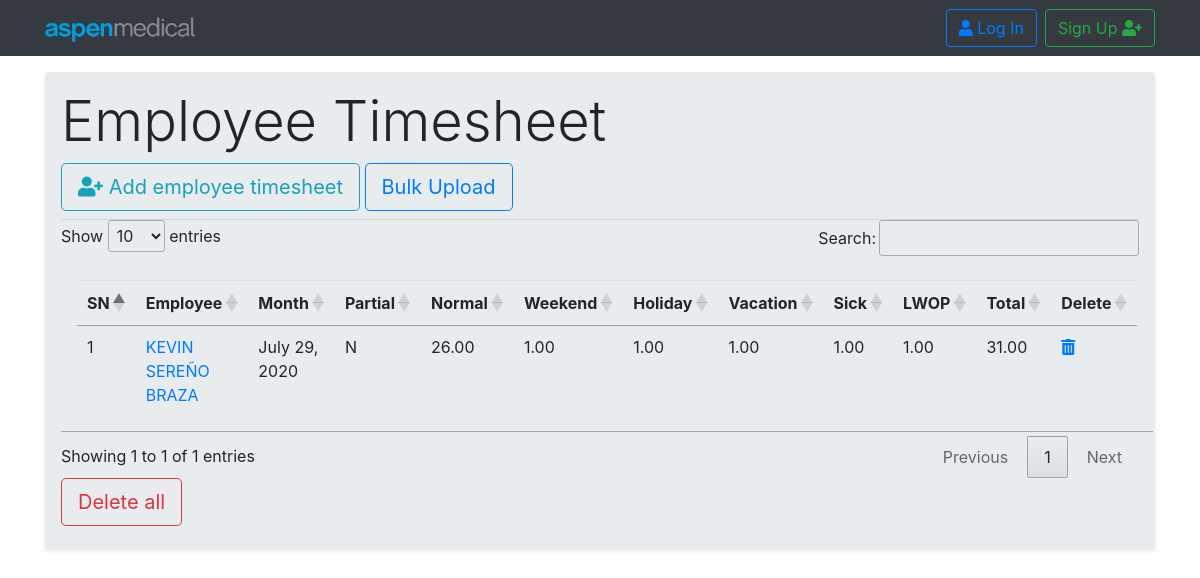
/payroll/timesheet_list/, run on the app's committed database.
### payroll/models.py (models this page shows, shortened)
class Timesheet(models.Model):
    employee               =   models.ForeignKey(Employee, related_name='employee_timesheet', on_delete=models.CASCADE, blank=True,null=True)
    month                  =   models.DateField()
    partial_choice         =   (('N', 'N'),('Y', 'Y'))
    partial                =   models.CharField(max_length=60, default=partial_choice[0][0], choices=partial_choice,)
    normal                 =   models.DecimalField(max_digits=12, decimal_places=2,)
    weekend                =   models.DecimalField(max_digits=12, decimal_places=2,)
    holiday                =   models.DecimalField(max_digits=12, decimal_places=2,)
    vacation               =   models.DecimalField(max_digits=12, decimal_places=2,)
    sick                   =   models.DecimalField(max_digits=12, decimal_places=2,)
    lwop                   =   models.DecimalField(max_digits=12, decimal_places=2,)
    total                  =   models.DecimalField(max_digits=12, decimal_places=2,)

class Employee(models.Model):
    employee_id         = models.CharField(primary_key=True, max_length=60, unique=True)
    first_name          = models.CharField(max_length=60, blank=True,null=True)
    middle_name         = models.CharField(max_length=60, blank=True,null=True)
    last_name           = models.CharField(max_length=60, blank=True,null=True)
    GENDER_CHOICES      = (('Male', 'Male'),('Female', 'Female'),('Other', 'Other'),)
    gender              = models.CharField(max_length=10, choices=GENDER_CHOICES)
    hotel               = models.ForeignKey(Hotel, related_name='hotel_name', on_delete=models.CASCADE,null=True,blank=True)
    DOB                 = models.DateField(null=True, blank=True)
    religion            = models.CharField(max_length=20, null=True, blank=True)
    citizenship         = models.CharField(max_length=20, null=True, blank=True)
    country_birth       = models.CharField(max_length=20, null=True, blank=True)
    email               = models.EmailField(max_length=70, blank=True,null=True)
    phone               = models.IntegerField(null=True, blank=True,default=0)
    uae_address         = models.CharField(max_length=90, null=True, blank=True)
    home_country_phone  = models.CharField(max_length=90, null=True, blank=True)
    home_country_address= models.CharField(max_length=90, null=True, blank=True)
    department          = models.ForeignKey(Department, related_name='dept_name', on_delete=models.CASCADE,null=True,blank=True)
    designation         = models.CharField(max_length=40, null=True, blank=True)
    department_head     = models.BooleanField(default=False)
    joining_date        = models.DateField(null=True, blank=True)
    img                 = models.ImageField(upload_to='pics',null=True,blank=True, default='/static/images/default-user.jpg')
    employee_status_choice     = (('Deployed', 'Deployed'),('Exiting', 'Exiting'),('Resigning', 'Resigning'))
    employee_status            = models.CharField(max_length=10, default=['Active'], choices=employee_status_choice)
    def __str__ (self):
        return str(self.first_name)

### payroll/views.py (the view)
class EmployeeTimesheet(ListView):
    template_name = 'payroll/timesheet_list.html'
    context_object_name = 'timesheet_list'
    model = models.Timesheet
    def get_context_data(self, *args, **kwargs):
        context = super(EmployeeTimesheet,self).get_context_data(*args,**kwargs)
        return context

### payroll/templates/payroll/timesheet_list.html (shortened to what this page needs)
{% extends "base.html" %}
{% load static %}
{% block content %}
  <div class="jumbotron shadow-sm p-3 mb-5 rounded mt-3">
    <h2 class="display-4">Employee Timesheet</h2>
    <a class="btn btn-outline-info btn-lg mb-2" href="{% url 'payroll:timesheet_create' %}" ><i class="fas fa-user-plus"> </i> Add employee timesheet</a>
    <a class="btn btn-outline-primary btn-lg mb-2" href="{% url 'payroll:timesheet_upload' %}">Bulk Upload</a>
    <hr>
    <table class="table table-hover h-100 p-3" id="table_id" class="dispaly">
      <thead>
        <tr>
          <th scope="col">SN</th>
          <th>Employee</th>
          <th scope="col"> Month</th>
          <th scope="col">Partial</th>
          <th scope="col">Normal</th>
          <th scope="col"> Weekend</th>
          <th scope="col">Holiday</th>
          <th scope="col">Vacation</th>
          <th scope="col"> Sick</th>
          <th scope="col">LWOP</th>
          <th scope="col">Total</th>
          <th>Delete</th>
        </tr>
      </thead>
      <tbody>
        {% for timesheet in timesheet_list %}
        <tr>
          <td scope="row">{{ forloop.counter }}</td>
          <td> <a href="{% url 'payroll:timesheet_update' pk=timesheet.pk %}"> {{timesheet.employee}} </a> </td>
          <td> {{timesheet.month }} </td>
          <td> {{timesheet.partial }}</td>
          <td> {{timesheet.normal}}</td>
          <td> {{timesheet.weekend}}</td>
          <td> {{timesheet.holiday }} </td>
          <td> {{timesheet.vacation }}</td>
          <td> {{timesheet.sick}}</td>
          <td> {{timesheet.lwop }}</td>
          <td> {{timesheet.total}}</td>
          <td> <a href="{% url 'payroll:timesheet_delete' pk=timesheet.pk %}"> <i class="fas fa-trash-alt"></i> </a> </td>
        </tr>
        {% endfor %}
        </tbody>
      </table>
      <button type="button" class="btn btn-outline-danger btn-lg mb-2" data-toggle="modal" data-target="#myModal">
        Delete all
      </button>
  </div>
{% endblock %}

### static/css/fa.css (style rules this page uses)
.fa,.fab,.fad,.fal,.far,.fas { -moz-osx-font-smoothing:grayscale;-webkit-font-smoothing:antialiased;display:inline-block;font-style:normal;font-variant:normal;text-rendering:auto;line-height:1 }
.fa-trash-alt:before { content:"\f2ed" }
.fa-user-plus:before { content:"\f234" }
.fa,.far,.fas { font-family:"Font Awesome 5 Free" }
.fa,.fas { font-weight:900 }

### static/css/mystylesheet.css (style rules this page uses)
hr { margin: 0px; }

### data on the page
Timesheet: employee "KEVIN SEREÑO BRAZA", month "July 29, 2020", partial "N", normal "26.00", weekend "1.00", holiday "1.00", vacation "1.00", sick "1.00", lwop "1.00", total "31.00"
